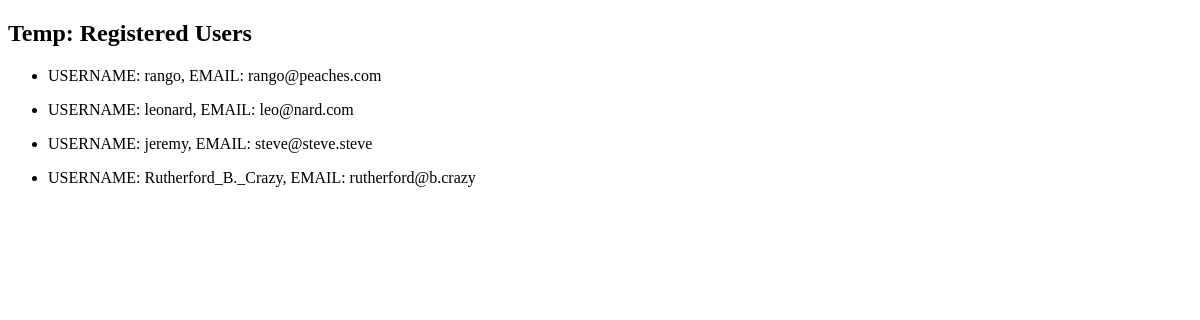
Page /users/userlist/ on the earlier database version.
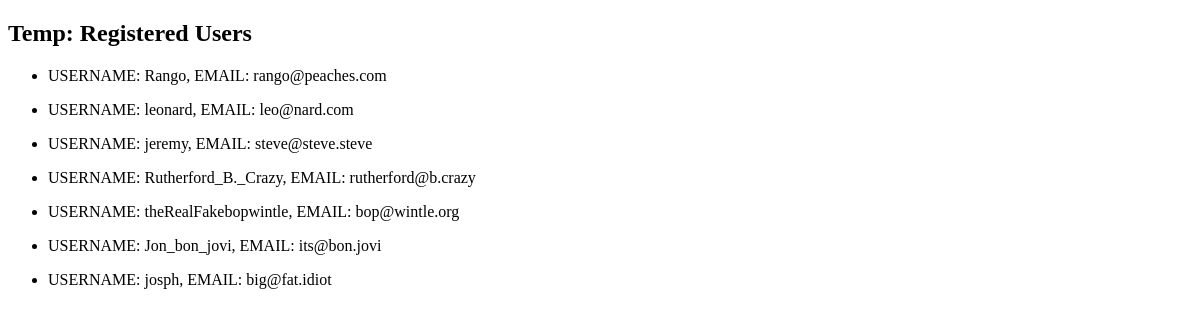
Same page on the later database version.
### users/models.py (models this page shows, shortened)
class CustomUser(AbstractUser):
    slug = models.SlugField(unique=True, default="user_account_outdated")

### users/views.py (the view)
# urls.py: path('userlist/', RegisteredUsersList.as_view(), name='userlist'),
class RegisteredUsersList(ListView):
    model = CustomUser
    template_name = 'temp.html'

### templates/temp.html (shortened to what this page needs)
{% extends 'base.html' %}
{% block content %}
<h2>Temp: Registered Users</h2>
<ul>
    {% for user in object_list %}
        <p><li>USERNAME: {{ user.username }}, EMAIL: {{ user.email }}</li></p>
    {% endfor %}
</ul>
{% endblock %}

### templates/base.html (shortened to what this page needs)
<!DOCTYPE html>
<html>
<head>
</head>
<body>
  <main>
    {% block content %}
    {% endblock %}
  </main>
</body>
</html>

Differences in the rows shown:
changed CustomUser "rango@peaches.com": username "rango" → "Rango"
added CustomUser: username "theRealFakebopwintle", email "bop@wintle.org"
added CustomUser: username "Jon_bon_jovi", email "its@bon.jovi"
added CustomUser: username "josph", email "big@fat.idiot"
